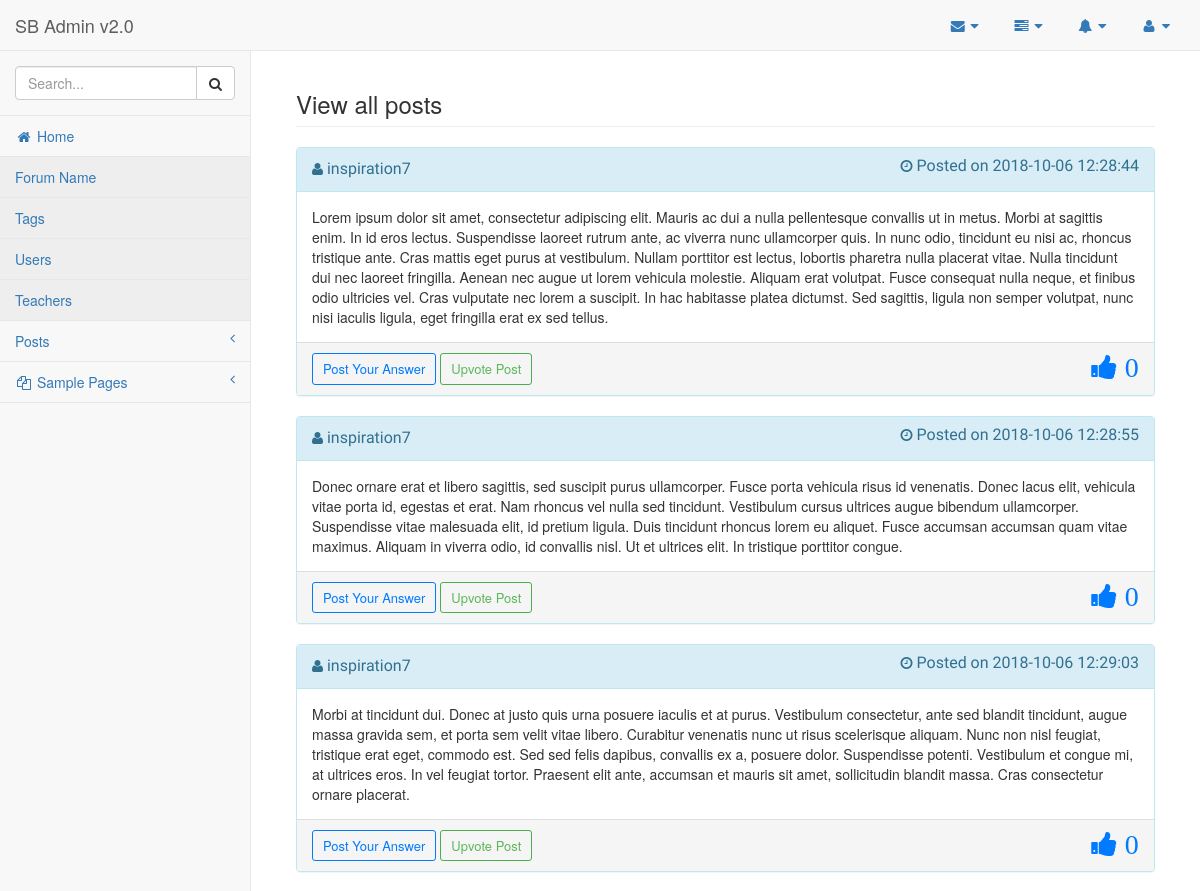
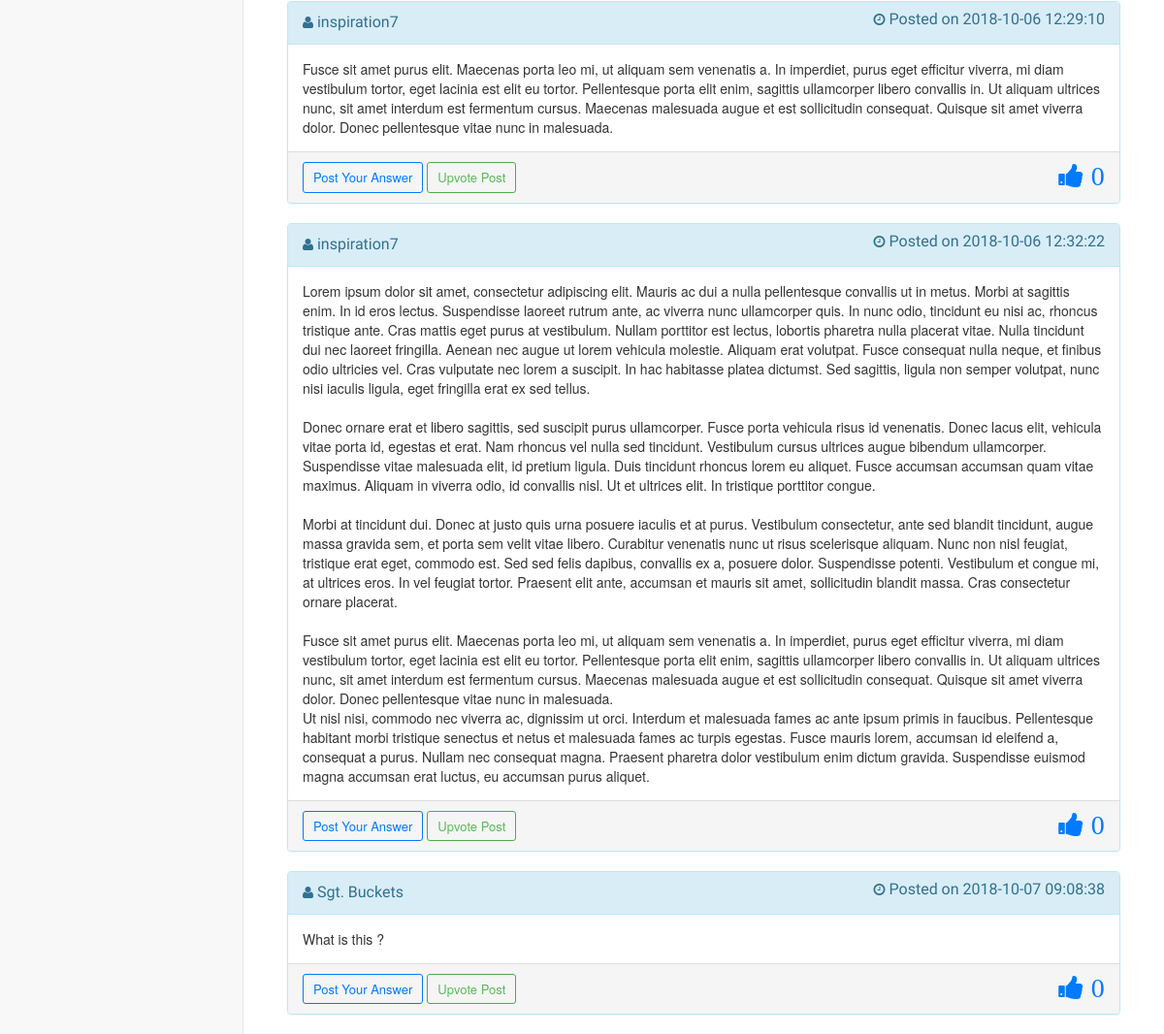
Screenshot of /posts/view-all-posts.php (signed in) with the database file from the repository (2 pictures, top to bottom).
### tables this page shows
CREATE TABLE `posts` (
  `post_id` int(11) NOT NULL,
  `post_content` text NOT NULL,
  `post_image` text NOT NULL,
  `post_user_id` int(11) NOT NULL,
  `post_tags` mediumtext NOT NULL,
  `created_at` datetime NOT NULL,
  `deleted_at` datetime NOT NULL,
  `is_deleted` bit(1) NOT NULL DEFAULT b'0',
  `updated_at` datetime NOT NULL,
  `post_points` int(11) NOT NULL
);

CREATE TABLE `users` (
  `user_id` int(11) NOT NULL,
  `first_name` varchar(255) NOT NULL,
  `last_name` varchar(255) NOT NULL,
  `user_name` varchar(255) NOT NULL,
  `user_password` varchar(255) NOT NULL,
  `user_email` varchar(255) NOT NULL,
  `user_dob` date NOT NULL,
  `user_branch` varchar(255) NOT NULL,
  `user_posts` int(11) NOT NULL,
  `user_role` varchar(255) NOT NULL,
  `user_profile_img` text NOT NULL,
  `user_created_at` datetime NOT NULL,
  `is_deleted` bit(1) NOT NULL DEFAULT b'0'
);

### classes/Database.php (called while the page is built, shortened)
<?php
    class Database {
        private $servername;
        private $username;
        private $password;
        private $database;
        private $connection;
        public function __construct(){
            $this->servername = "localhost";
            $this->username = "aniket";
            $this->password = "aniket";
            $this->database = "forumdb";
        }
        public function connectDB(){
            $this->connection = new mysqli($this->servername, $this->username, $this->password, $this->database);
        }
        public function getConnection(){
            return $this->connection;
        }
    }
    $database = new Database();
?>

### classes/Posts.php (called while the page is built, shortened)
<?php
	require_once("Database.php");
	class Posts {
		private $connection;
		public function __construct() {
			global $database;
			$this->connection = $database->getConnection();
		}
		public function getAllPosts() {
			$sql = "SELECT * FROM posts WHERE is_deleted = 0";
			$result_set = $this->connection->query($sql);
			return $result_set;
		}
	}
?>

### classes/Users.php (called while the page is built, shortened)
<?php
	require_once("Database.php");
	class Users {
		private $connection;
		public function __construct() {
			global $database;
			$this->connection = $database->getConnection();
		}
		public function getUserDetailsById($user_id, $columns) {
			$sql = "SELECT $columns FROM users WHERE user_id = $user_id";
			$result_set = $this->connection->query($sql);
			return $result_set;
		}
	}
?>

### posts/view-all-posts.php (the view, shortened to what this page needs)
<!DOCTYPE html>
<html lang="en">
<?php
    require_once("../ui-elements/header.php");
?>
<body>
    <div id="wrapper">
        <?php
            require_once("../ui-elements/navigation.php");
        ?>
        <div id="page-wrapper">
            <div class="container-fluid">
                <div class="row">
                    <div class="col-lg-12">
                        <h3 class="page-header">View all posts</h3>
                    </div>
                </div>
                <?php
                    require_once("../classes/Posts.php");
                    require_once("../classes/Users.php");
                    $posts = new Posts();
                    $result_set = $posts->getAllPosts();
                    $users = new Users();
                    while($row = mysqli_fetch_assoc($result_set)) {
                        extract($row);
                        $resultant_row = $users->getUserDetailsById($post_user_id, "user_name");
                        extract(mysqli_fetch_assoc($resultant_row));
                ?>
                        <div class="panel panel-info">
                            <div class="panel-heading">
                                <i class="fa fa-user" aria-hidden="true"></i> <div style="font-size: 16px; font-family: 'Cantora One'; display: inline;"><?php echo $user_name; ?></div>
                                <i class="fa fa-clock-o" aria-hidden="true" style="float: right;"><div style="font-size: 16px; font-family: 'Cantora One'; display: inline;"> Posted on <?php echo $created_at; ?></div></i>
                            </div>
                            <div class="panel-body">
                                <?php echo $post_content; ?>
                            </div>
                            <div class="panel-footer">
                                <?php echo '<a href="comments.php?post_id='.$post_id.'&post_user_id='.$post_user_id.'" class="btn btn-outline btn-success-mine btn-sm" style="font-size: 13px;">Post Your Answer</a>'; ?>
                                <a href="" class="btn btn-outline btn-success btn-sm" style="font-size: 13px;">Upvote Post</a>
                                <i class="fa fa-thumbs-up fa-2x" aria-hidden="true" style="float: right; color: #007bff;  letter-spacing:.25px;"> <?php echo $post_points; ?></i>
                            </div>
                        </div>
                <?php
                    }
                ?>
            </div>
        </div>
    </div>
</body>
</html>

### ui-elements/header.php (shortened to what this page needs)
<head>
    <link href="../assets/convertedFromCDN/css/froala_editor.pkgd.min.css" rel="stylesheet" type="text/css" />
    <link href="../assets/convertedFromCDN/css/froala_style.min.css" rel="stylesheet" type="text/css" />
    <link href="../assets/vendor/bootstrap/css/bootstrap.min.css" rel="stylesheet">
    <link href="../assets/vendor/metisMenu/metisMenu.min.css" rel="stylesheet">
    <link href="../assets/dist/css/sb-admin-2.css" rel="stylesheet">
    <link href="../assets/vendor/morrisjs/morris.css" rel="stylesheet">
    <link href="../assets/vendor/font-awesome/css/font-awesome.min.css" rel="stylesheet" type="text/css">
    <link rel="stylesheet" type="text/css" href="../assets/css/myStyles.css">
</head>

### ui-elements/navigation.php (shortened to what this page needs)
<nav class="navbar navbar-default navbar-static-top" role="navigation" style="margin-bottom: 0">
            <div class="navbar-header">
                <a class="navbar-brand" href="index.html">SB Admin v2.0</a>
            </div>
            <ul class="nav navbar-top-links navbar-right">
                <li class="dropdown">
                    <a class="dropdown-toggle" data-toggle="dropdown" href="#">
                        <i class="fa fa-envelope fa-fw"></i> <i class="fa fa-caret-down"></i>
                    </a>
                </li>
                <li class="dropdown">
                    <a class="dropdown-toggle" data-toggle="dropdown" href="#">
                        <i class="fa fa-tasks fa-fw"></i> <i class="fa fa-caret-down"></i>
                    </a>
                </li>
                <li class="dropdown">
                    <a class="dropdown-toggle" data-toggle="dropdown" href="#">
                        <i class="fa fa-bell fa-fw"></i> <i class="fa fa-caret-down"></i>
                    </a>
                </li>
                <li class="dropdown">
                    <a class="dropdown-toggle" data-toggle="dropdown" href="#">
                        <i class="fa fa-user fa-fw"></i> <i class="fa fa-caret-down"></i>
                    </a>
                            <?php
                                print_r($_SESSION);
                            ?>
                </li>
            </ul>
            <div class="navbar-default sidebar" role="navigation">
                <div class="sidebar-nav navbar-collapse">
                    <ul class="nav" id="side-menu">
                        <li class="sidebar-search">
                            <div class="input-group custom-search-form">
                                <input type="text" class="form-control" placeholder="Search...">
                                <span class="input-group-btn">
                                <button class="btn btn-default" type="button">
                                    <i class="fa fa-search"></i>
                                </button>
                            </span>
                            </div>
                        </li>
                        <li>
                            <a href="index.php"><i class="fa fa-home fa-fw"></i> Home</a>
                        </li>
                        <li>
                            <a href="">Forum Name</a>
                        </li>
                        <li>
                            <a href="">Tags</a>
                        </li>
                        <li>
                            <a href="">Users</a>
                        </li>
                        <li>
                            <a href="">Teachers</a>
                        </li>
                        <li>
                            <a href="#"> Posts<span class="fa arrow"></span></a>
                        </li>
                        <li>
                            <a href="#"><i class="fa fa-files-o fa-fw"></i> Sample Pages<span class="fa arrow"></span></a>
                        </li>
                    </ul>
                </div>
            </div>
        </nav>

### assets/css/myStyles.css (style rules this page uses)
.btn-success-mine.btn-outline { color: #007bff; }
.btn-success-mine { color: #007bff; border-color: #007bff; }

### rows the page displays
posts: users.user_name "inspiration7", created_at "2018-10-06 12:28:44", post_content "Lorem ipsum dolor sit amet, consectetur adipiscing elit. Mauris ac dui a nulla pellentesque convallis ut in metus. Morbi at sagittis enim. In id eros lectus. Suspendisse laoreet rutrum ante, ac viverra nunc ullamcorper quis. In nunc odio, tincidunt eu nisi ac, rhoncus tristique ante. Cras mattis eget purus at vestibulum. Nullam porttitor est lectus, lobortis pharetra nulla placerat vitae. Nulla tincidunt dui nec laoreet fringilla. Aenean nec augue ut lorem vehicula molestie. Aliquam erat volutpat. Fusce consequat nulla neque, et finibus odio ultricies vel. Cras vulputate nec lorem a suscipit. In hac habitasse platea dictumst. Sed sagittis, ligula non semper volutpat, nunc nisi iaculis…", post_points "0"
posts: users.user_name "inspiration7", created_at "2018-10-06 12:28:55", post_content "Donec ornare erat et libero sagittis, sed suscipit purus ullamcorper. Fusce porta vehicula risus id venenatis. Donec lacus elit, vehicula vitae porta id, egestas et erat. Nam rhoncus vel nulla sed tincidunt. Vestibulum cursus ultrices augue bibendum ullamcorper. Suspendisse vitae malesuada elit, id pretium ligula. Duis tincidunt rhoncus lorem eu aliquet. Fusce accumsan accumsan quam vitae maximus. Aliquam in viverra odio, id convallis nisl. Ut et ultrices elit. In tristique porttitor congue.", post_points "0"
posts: users.user_name "inspiration7", created_at "2018-10-06 12:29:03", post_content "Morbi at tincidunt dui. Donec at justo quis urna posuere iaculis et at purus. Vestibulum consectetur, ante sed blandit tincidunt, augue massa gravida sem, et porta sem velit vitae libero. Curabitur venenatis nunc ut risus scelerisque aliquam. Nunc non nisl feugiat, tristique erat eget, commodo est. Sed sed felis dapibus, convallis ex a, posuere dolor. Suspendisse potenti. Vestibulum et congue mi, at ultrices eros. In vel feugiat tortor. Praesent elit ante, accumsan et mauris sit amet, sollicitudin blandit massa. Cras consectetur ornare placerat.", post_points "0"
posts: users.user_name "inspiration7", created_at "2018-10-06 12:29:10", post_content "Fusce sit amet purus elit. Maecenas porta leo mi, ut aliquam sem venenatis a. In imperdiet, purus eget efficitur viverra, mi diam vestibulum tortor, eget lacinia est elit eu tortor. Pellentesque porta elit enim, sagittis ullamcorper libero convallis in. Ut aliquam ultrices nunc, sit amet interdum est fermentum cursus. Maecenas malesuada augue et est sollicitudin consequat. Quisque sit amet viverra dolor. Donec pellentesque vitae nunc in malesuada.", post_points "0"
posts: users.user_name "inspiration7", created_at "2018-10-06 12:32:22", post_content "Lorem ipsum dolor sit amet, consectetur adipiscing elit. Mauris ac dui a nulla pellentesque convallis ut in metus. Morbi at sagittis enim. In id eros lectus. Suspendisse laoreet rutrum ante, ac viverra nunc ullamcorper quis. In nunc odio, tincidunt eu nisi ac, rhoncus tristique ante. Cras mattis eget purus at vestibulum. Nullam porttitor est lectus, lobortis pharetra nulla placerat vitae. Nulla tincidunt dui nec laoreet fringilla. Aenean nec augue ut lorem vehicula molestie. Aliquam erat volutpat. Fusce consequat nulla neque, et finibus odio ultricies vel. Cras vulputate nec lorem a suscipit. In hac habitasse platea dictumst. Sed sagittis, ligula non semper volutpat, nunc nisi iaculis…", post_points "0"
posts: users.user_name "Sgt. Buckets", created_at "2018-10-07 09:08:38", post_content "What is this ?", post_points "0"
